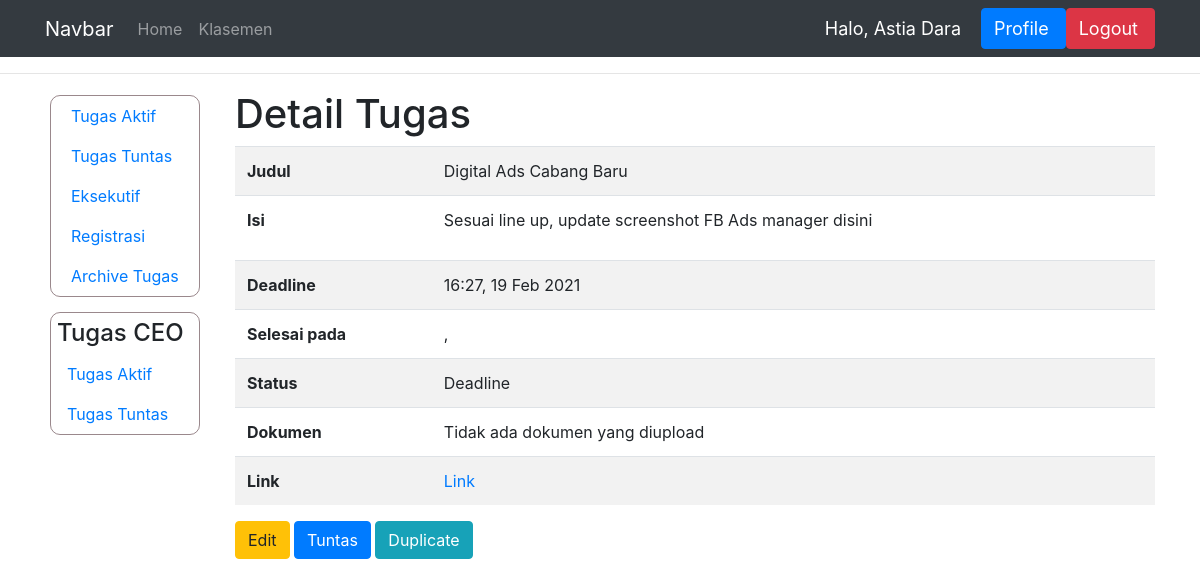
/mdetail_proyek/20 (signed in), run on an earlier commit of the app's database.
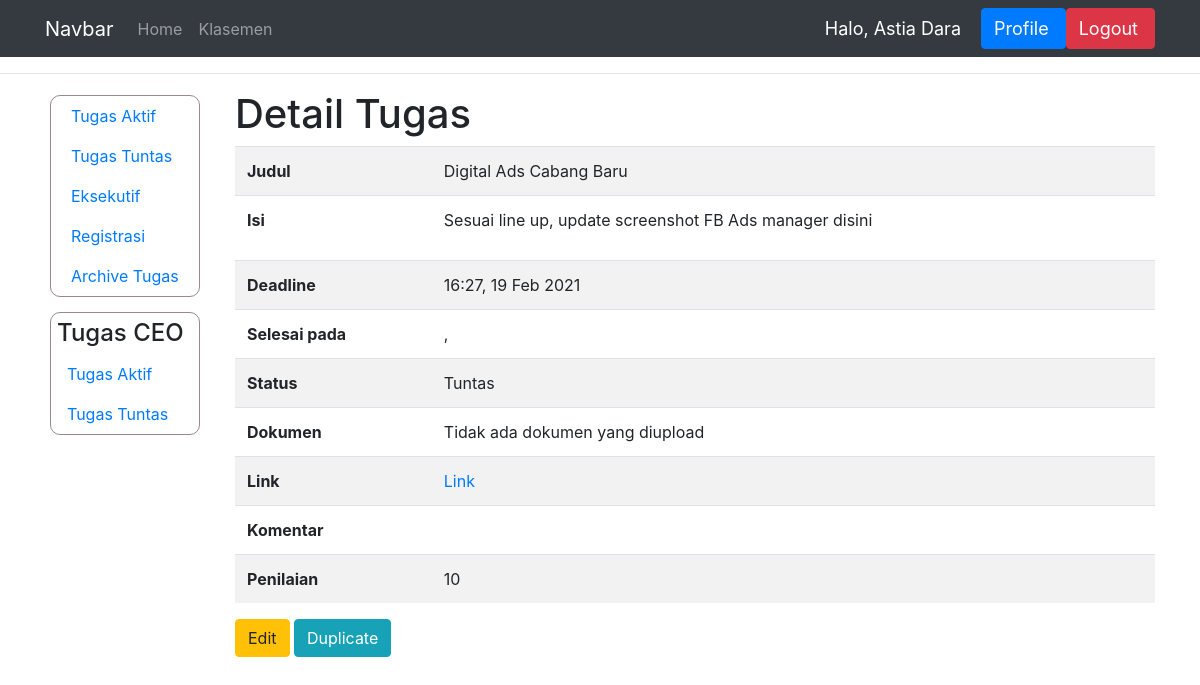
And on a later commit of the database.
### dashboard/models.py (models this page shows, shortened)
class TugasProyek(models.Model):
    STATUS = (
        ('Tuntas', 'Tuntas'),
        ('Hold', 'Hold'),
        ('On Progress', 'On Progress'),
        ('Selesai', 'Selesai'),
        ('Deadline', 'Deadline'),
        ('Terlambat', 'Terlambat')
    )
    pemilik_tugas = models.ForeignKey(User, on_delete=models.CASCADE)
    judul = models.CharField(max_length=150)
    isi = models.CharField(max_length=1000)
    deadline = models.DateTimeField('Deadline')
    status = models.CharField(max_length=15, choices=STATUS)
    bukti = models.CharField(max_length=100, null=True)
    penilaian = models.IntegerField(null=True)
    bagian = models.CharField(max_length = 100, null=True)
    komentar = models.CharField(max_length=1000)
    selesai_pada = models.DateTimeField('Selesai pada', null=True)
    link_bukti = models.CharField(max_length=1000, null=True)
    archive = models.BooleanField(null=True, default=False)
    ketuntasan = models.BooleanField(null=True, default=False)

### dashboard/views.py (the view)
# urls.py: path('mdetail_proyek/<int:id_tugas>', views.mdetail_proyek, name='mdetail_proyek'),
@login_required(login_url='login')
def mdetail_proyek(request, id_tugas):
    nama = request.user.first_name
    t = TugasProyek.objects.get(pk=id_tugas)
    dokumennya = t.bukti
    if (t.status == 'Tuntas'):
        nottuntas = False
    else:
        nottuntas = True
    ceo = request.user.groups.filter(name='CEO').exists()
    context = {'nama' : nama,
                'tugas' : t,
                'dokumen' : dokumennya,
                'nottuntas' : nottuntas
                }
    if ceo:
        context['sidebar_ceo'] = True
    if not request.user.groups.filter(name='Eksekutif').exists() or request.user.last_name == 'Human Resource':
        context['data_kar'] = True
    if t.bukti == '#':
        context['belum'] = True
    if t.status == 'Tuntas':
        context['tuntas'] = True
    if not (t.link_bukti == '#') or (t.link_bukti == None):
        context['ada_link'] = True
    return render(request, 'manager/mdetail_proyek.html', context)

### templates/manager/mdetail_proyek.html (shortened to what this page needs)
{% extends 'main.html' %}
{% block content %}
  <hr>
  <div class="container">
      <div class="row">
        {% if sidebar_ceo %}
            {% include 'ceo/sidebar.html' %}
        {% else %}
            {% include 'manager/sidebar.html' %}
        {% endif %}
          <div class="col">
                <h1>Detail Tugas</h1>
                <table class="table table-striped">
                    <tbody>
                    <tr>
                        <th scope="row">Judul</th>
                        <td>{{tugas.judul}}</td>
                    </tr>
                    <tr>
                        <th scope="row">Isi</th>
                        <td>{{tugas.isi|linebreaks}}</td>
                    </tr>
                    <tr>
                        <th scope="row">Deadline</th>
                        <td>{{tugas.deadline|time:"H:i"}}, {{tugas.deadline|date:"d M Y"}}</td>
                    </tr>
                    <tr>
                        <th scope="row">Selesai pada</th>
                        <td>{{tugas.selesai_pada|time:"H:i"}}, {{tugas.selesai_pada|date:"d M Y"}}</td>
                    </tr>
                    <tr>
                        <th scope="row">Status</th>
                        <td>{{tugas.status}}</td>
                    </tr>
                    {% if belum %}
                    <tr>
                        <th scope="row">Dokumen</th>
                        <td>Tidak ada dokumen yang diupload</td>
                    </tr>
                    {% else %}
                    <tr>
                        <th scope="row">Dokumen</th>
                        <td><a href="{{tugas.bukti}}" target="_blank">Dokumen</a></td>
                    </tr>
                    {% endif %}
                    {% if ada_link %}
                    <tr>
                        <th scope="row">Link</th>
                        <td><a href="{{tugas.link_bukti}}" target="_blank">Link</a></td>
                    </tr>
                    {% endif %}
                    {% if tuntas %}
                    <tr>
                        <th scope="row">Komentar</th>
                        <td>{{tugas.komentar}}</td>
                    </tr>
                    <tr>
                        <th scope="row">Penilaian</th>
                        <td>{{tugas.penilaian}}</td>
                    </tr>
                    {% endif %}
                    </tbody>
                </table>
                <a class="btn btn-warning" href="{% url 'edit_tugas_proyek' tugas.id %}" role="button">Edit</a>
                {% if nottuntas %}
                <span><a class="btn btn-primary" href="{% url 'tuntas' tugas.id %}" role="button">Tuntas</a></span>
                {% endif %}
                <span><a class="btn btn-info" href="{% url 'duplikasi_tugas_proyek' tugas.id %}" role="button">Duplicate</a></span>
          </div>
      </div>
  </div>
{% endblock %}

What changed in the data, as far as the page shows it:
changed TugasProyek "Digital Ads Cabang Baru": status "Deadline" → "Tuntas"; penilaian (not shown) → "10"
Also different on the page:
text no longer shown: "Tuntas"
text now shown: "Komentar Penilaian"
